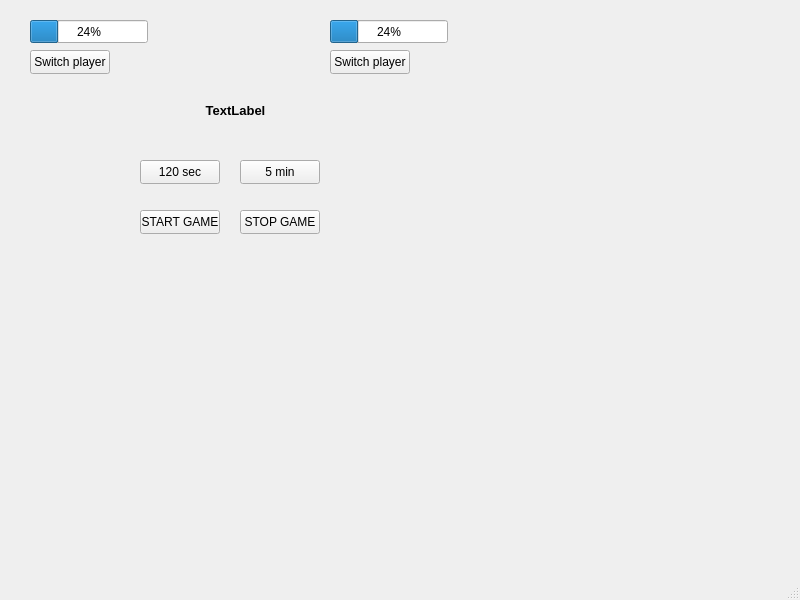
<?xml version="1.0" encoding="UTF-8"?>
<ui version="4.0">
 <class>MainWindow</class>
 <widget class="QMainWindow" name="MainWindow">
  <property name="geometry">
   <rect>
    <x>0</x>
    <y>0</y>
    <width>800</width>
    <height>600</height>
   </rect>
  </property>
  <property name="windowTitle">
   <string>MainWindow</string>
  </property>
  <widget class="QWidget" name="centralwidget">
   <widget class="QLabel" name="label">
    <property name="geometry">
     <rect>
      <x>30</x>
      <y>90</y>
      <width>411</width>
      <height>41</height>
     </rect>
    </property>
    <property name="font">
     <font>
      <pointsize>10</pointsize>
      <bold>true</bold>
     </font>
    </property>
    <property name="text">
     <string>TextLabel</string>
    </property>
    <property name="alignment">
     <set>Qt::AlignCenter</set>
    </property>
   </widget>
   <widget class="QPushButton" name="timerButton_1">
    <property name="geometry">
     <rect>
      <x>140</x>
      <y>160</y>
      <width>80</width>
      <height>24</height>
     </rect>
    </property>
    <property name="text">
     <string>120 sec</string>
    </property>
   </widget>
   <widget class="QPushButton" name="timerButton_2">
    <property name="geometry">
     <rect>
      <x>240</x>
      <y>160</y>
      <width>80</width>
      <height>24</height>
     </rect>
    </property>
    <property name="text">
     <string>5 min</string>
    </property>
   </widget>
   <widget class="QPushButton" name="startButton">
    <property name="geometry">
     <rect>
      <x>140</x>
      <y>210</y>
      <width>80</width>
      <height>24</height>
     </rect>
    </property>
    <property name="text">
     <string>START GAME</string>
    </property>
   </widget>
   <widget class="QPushButton" name="stopButton">
    <property name="geometry">
     <rect>
      <x>240</x>
      <y>210</y>
      <width>80</width>
      <height>24</height>
     </rect>
    </property>
    <property name="text">
     <string>STOP GAME</string>
    </property>
   </widget>
   <widget class="QPushButton" name="switchPlayerButton_1">
    <property name="geometry">
     <rect>
      <x>30</x>
      <y>50</y>
      <width>80</width>
      <height>24</height>
     </rect>
    </property>
    <property name="text">
     <string>Switch player</string>
    </property>
   </widget>
   <widget class="QPushButton" name="switchPlayerButton_2">
    <property name="geometry">
     <rect>
      <x>330</x>
      <y>50</y>
      <width>80</width>
      <height>24</height>
     </rect>
    </property>
    <property name="text">
     <string>Switch player</string>
    </property>
   </widget>
   <widget class="QProgressBar" name="progressBar_1">
    <property name="geometry">
     <rect>
      <x>30</x>
      <y>20</y>
      <width>118</width>
      <height>23</height>
     </rect>
    </property>
    <property name="value">
     <number>24</number>
    </property>
   </widget>
   <widget class="QProgressBar" name="progressBar_2">
    <property name="geometry">
     <rect>
      <x>330</x>
      <y>20</y>
      <width>118</width>
      <height>23</height>
     </rect>
    </property>
    <property name="value">
     <number>24</number>
    </property>
   </widget>
  </widget>
  <widget class="QMenuBar" name="menubar">
   <property name="geometry">
    <rect>
     <x>0</x>
     <y>0</y>
     <width>800</width>
     <height>21</height>
    </rect>
   </property>
  </widget>
  <widget class="QStatusBar" name="statusbar"/>
 </widget>
 <resources/>
 <connections/>
</ui>
